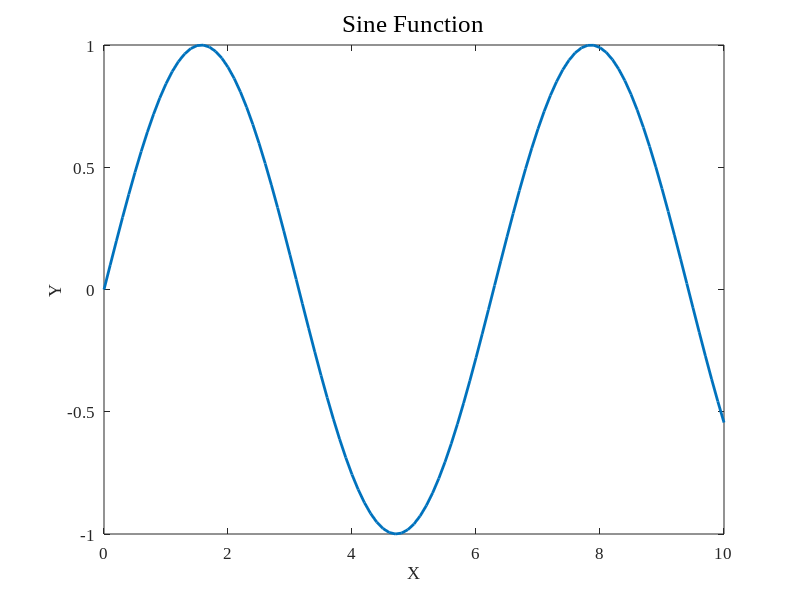

Source code (MATLAB): (Note: this script raises an error after producing the figure.)
% Generate data
x = 0:0.1:10;
y = sin(x);

% Set figure size and position
figure('Position', [100 100 800 600]);

% Plot data
plot(x, y, 'LineWidth', 2);

% Add labels and title
xlabel('X');
ylabel('Y');
title('Sine Function');

% Set font size and axis limits
set(gca, 'FontSize', 12);
xlim([0 10]);
ylim([-1 1]);

% Add grid
grid off;

% Set font to Times New Roman
set(gcf, 'Color', 'none');
set(gca, 'FontName', 'Times New Roman');
set(gca, 'TitleFontWeight', 'normal');
set(gca, 'TitleFontSizeMultiplier', 1.5);

% Export figure to high-resolution image using export_fig
% export_fig('sine_function.png', '-m2', '-dpi', 600);
export_fig('sin_plot_high_res.png', '-png', '-transparent', '-r600');